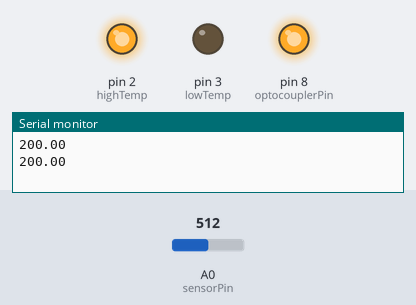
Simulated run of this sketch. Board: Arduino Uno, built with avr-gcc and run on an emulated ATmega328P. On the bench: output pins drawn as LEDs (lit = HIGH), the last lines printed to the serial monitor. The test bench sets the inputs (shaded band); at power-on: A0 (sensorPin) = 512.

Above: at 1.8 s.
1.9 s: A0 (sensorPin) set to 185
3.4 s: A0 (sensorPin) set to 153
At 4.6 s:
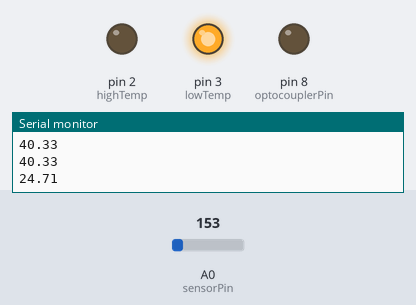
5.5 s: A0 (sensorPin) set to 306
At 7.2 s:
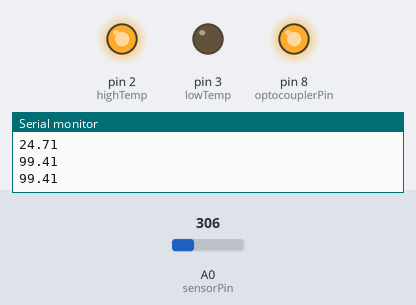
7.5 s: A0 (sensorPin) set to 122
At 8.9 s:
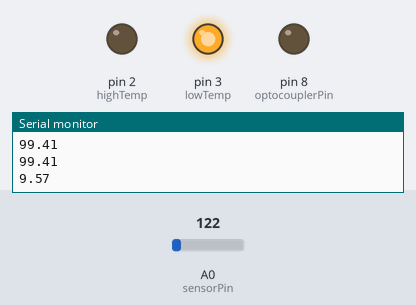
Timing chart, 0 to 10.5 s (numbered marks = the images above; inputs shaded):
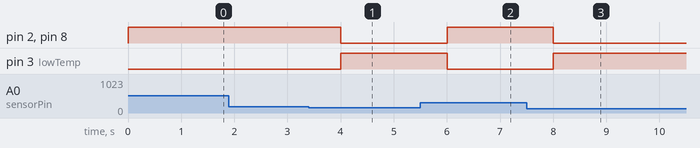

Measured:
- the behaviour switches between 170 and 169 on A0 (sensorPin) (found by bisection; images 0 and 1)
- after the input at 3.4 s, pin 2 (highTemp), pin 8 (optocouplerPin): HIGH → LOW after 0.60 s; pin 3 (lowTemp): LOW → HIGH after 0.60 s
- after the input at 5.5 s, pin 2 (highTemp), pin 8 (optocouplerPin): LOW → HIGH after 0.50 s; pin 3 (lowTemp): HIGH → LOW after 0.50 s
- after the input at 7.5 s, pin 2 (highTemp), pin 8 (optocouplerPin): HIGH → LOW after 0.51 s; pin 3 (lowTemp): LOW → HIGH after 0.51 s

The sketch:

sketch_fan.ino
```cpp
const int sensorPin = A0;

const int highTemp = 2;
const int lowTemp = 3;
const int optocouplerPin = 8;

void setup()
{
  pinMode(optocouplerPin, OUTPUT);
  pinMode(highTemp, OUTPUT);
  pinMode(lowTemp, OUTPUT);
  Serial.begin(9600);
}

void loop()
{
  //Read the sensor value
  int sensorVal = analogRead(sensorPin);
  //Convert reading to voltage
  float voltage = (sensorVal/1024.0) * 5.0;
  //convert millivolts into temperature
  float temperature = (voltage - .5) * 100;

  Serial.println(temperature);

    if(temperature > 33){
      digitalWrite(lowTemp, LOW);
      digitalWrite(highTemp, HIGH);
      digitalWrite(optocouplerPin, HIGH);
    }else{
      digitalWrite(lowTemp, HIGH);
      digitalWrite(highTemp, LOW);
      digitalWrite(optocouplerPin, LOW);
    }

      delay(1000);

}
```
